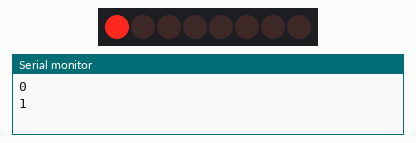
A sketch run on a simulated Arduino Uno, built with avr-gcc and run on an emulated ATmega328P. On the bench: 8 shift-register outputs drawn as a row of LEDs (first output left, lit = HIGH), the last lines printed to the serial monitor. Wiring (inferred from the names in the program): shift register (74HC595): data pin 6; shift clock pin 10; latch pin 8. Wiring (inferred from the signals the program sends): row of LEDs: on Q0, Q1, Q2, Q3, Q4, Q5, Q6, Q7.

Above: at 0.6 s.
At 5.1 s:
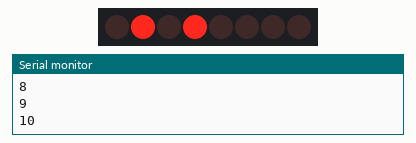
At 10.1 s:
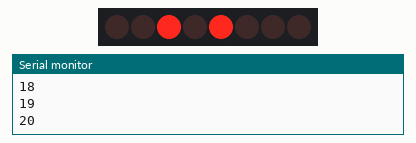
At 19.6 s:
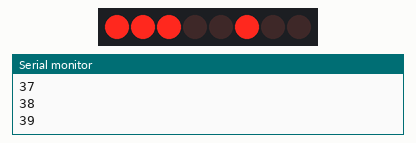
At 29.1 s:
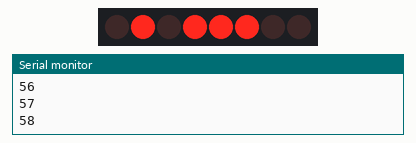
At 39.1 s:
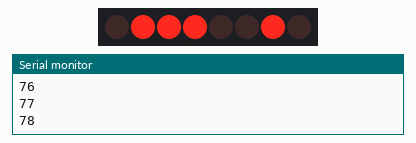
Timing chart, 0 to 40.0 s (numbered marks = the images above):
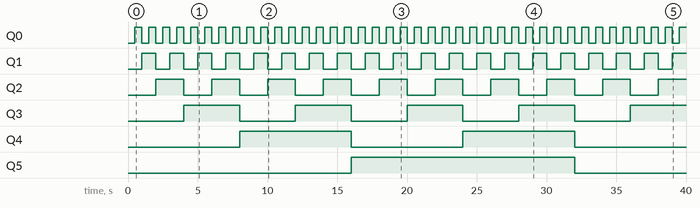

The sketch:

rejestrPrzesuwny.ino
```cpp
#define DATA 6
#define LATCH 8
#define CLOCK 10

void setup() {
	Serial.begin(9600);
	pinMode(LATCH, OUTPUT);
	pinMode(CLOCK, OUTPUT);
	pinMode(DATA, OUTPUT);
}

void loop() {
	int i;
	for (i=0;i<256;i++) {
		digitalWrite(LATCH,LOW);
		shiftOut(DATA,CLOCK,MSBFIRST,i);
		digitalWrite(LATCH,HIGH);
		Serial.println(i);
		delay(500);
	}
}
```

Measured:
- by itself, Q0: alternates HIGH for 0.50 s and LOW for 0.50 s
- by itself, Q1: alternates HIGH for 1.0 s and LOW for 1.0 s
- by itself, Q2: alternates HIGH for 2.0 s and LOW for 2.0 s
- by itself, Q3: alternates HIGH for 4.0 s and LOW for 4.0 s
- by itself, Q4: alternates HIGH for 8.0 s and LOW for 8.0 s
- by itself, Q5: LOW → HIGH at 16.0 s, → LOW 16.0 s later
